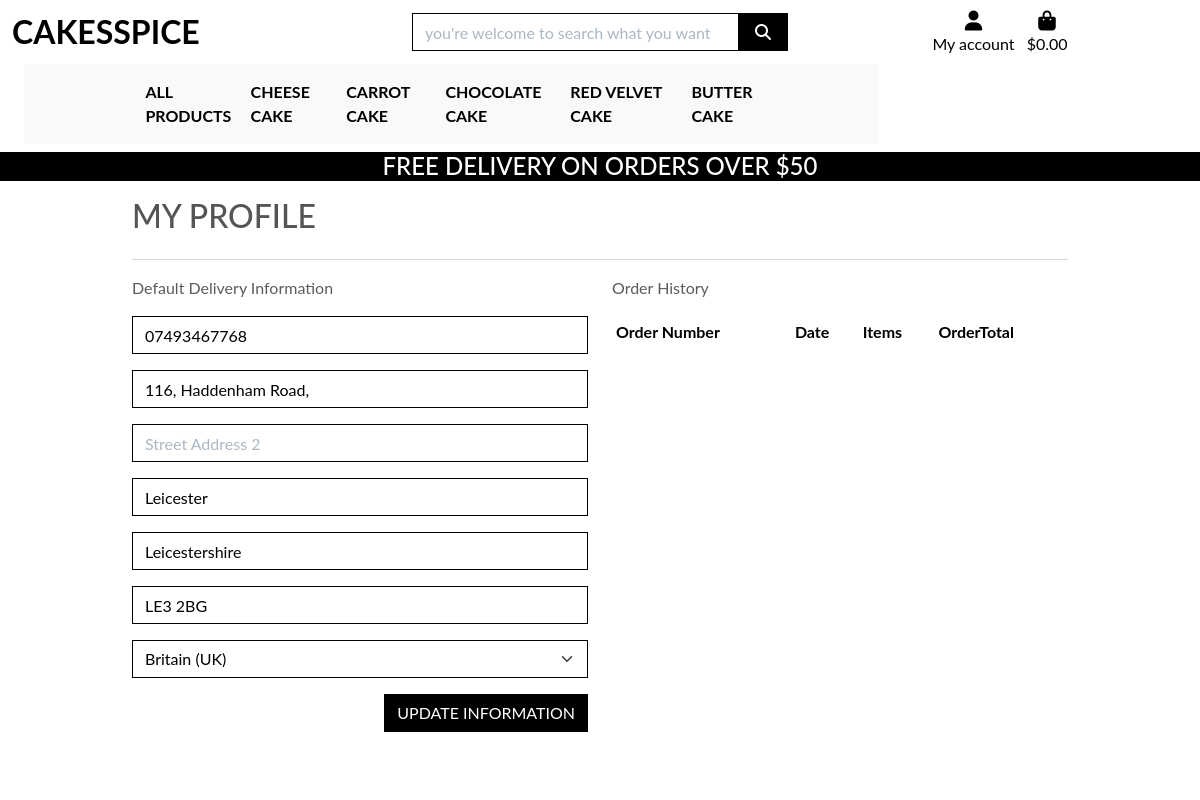
/profile/ (signed in), run on the app's committed database.
### profiles/models.py (models this page shows, shortened)
class UserProfile(models.Model):
    user = models.OneToOneField(User, on_delete=models.CASCADE)
    default_phone_number = models.CharField(max_length=20, null=True, blank=True)
    default_street_address1 = models.CharField(max_length=80, null=True, blank=True)
    default_street_address2 = models.CharField(max_length=80, null=True, blank=True)
    default_town_or_city = models.CharField(max_length=40, null=True, blank=True)
    default_county = models.CharField(max_length=80, null=True, blank=True)
    default_postcode = models.CharField(max_length=20, null=True, blank=True)
    default_country = CountryField(blank_label='Country', null=True, blank=True)

### profiles/views.py (the view)
# urls.py: path('', views.profile, name='profile'),
def profile(request):
    profile = get_object_or_404(UserProfile, user=request.user)
    if request.method == 'POST':
        form = UserProfileForm(request.POST, instance=profile)
        if form.is_valid():
            form.save()
            messages.success(request, 'Profile updated successfully')
        else:
            messages.error(request, 'Update failed. Please ensure the form is valid.')
    else:
        form = UserProfileForm(instance=profile)
    orders = profile.orders.all()
    template = 'profiles/profile.html'
    context = {
        'form': form,
        'orders': orders,
        'on_profile_page': True
    }
    return render(request, template, context)

### profiles/forms.py
class UserProfileForm(forms.ModelForm):
    class Meta:
        model = UserProfile
        exclude = ('user',)
    def __init__(self, *args, **kwargs):
        super().__init__(*args, **kwargs)
        placeholders = {
            'default_phone_number': 'Phone Number',
            'default_postcode': 'Postal Code',
            'default_town_or_city': 'Town or City',
            'default_street_address1': 'Street Address 1',
            'default_street_address2': 'Street Address 2',
            'default_county': 'County, State or Locality',
        }
        self.fields['default_phone_number'].widget.attrs['autofocus'] = True
        for field in self.fields:
            if field != 'default_country':
                if self.fields[field].required:
                    placeholder = f'{placeholders[field]} *'
                else:
                    placeholder = placeholders[field]
                self.fields[field].widget.attrs['placeholder'] = placeholder
            self.fields[field].widget.attrs['class'] = 'border-black rounded-0 profile-form-input'
            self.fields[field].label = False

### bag/context.py (called while the page is built, shortened)
def bag_contents(request):
    bag_items = []
    total = 0
    product_count = 0
    bag = request.session.get('bag', {})
    if not bag:
        return {
            'bag_items': bag_items,
            'total': total,
            'product_count': product_count,
            'delivery': 0,
            'free_delivery_delta': 0,
            'free_delivery_threshold': 0,
            'grand_total': 0
        }

### profiles/templates/profiles/profile.html (shortened to what this page needs)
{% extends "base.html" %}
{% load static %}
{% load crispy_forms_tags %}
{% block extra_css %}
    <link rel="stylesheet" href="{% static 'profiles/css/profile.css' %}">
{% endblock %}
{% block page_header %}
    <div class="container header-container">
    </div>
{% endblock %}
{% block content %}
    <div class="overlay"></div>
    <div class="container">
        <div class="row">
            <div class="col">
                <h2 class="logo-font mb-4">My Profile</h2>
                <hr>
            </div>
        </div>
        <div class="row">
            <div class="col-12 col-lg-6">
                <p class="text-muted">Default Delivery Information</p>
                <form class="mt-3" action="{% url 'profile' %}" method="POST" id="profile-update-form">
                    {{ form|crispy }}
                    <button class="btn btn-black rounded-0 text-uppercase float-right">Update Information</button>
                </form>
            </div>
            <div class="col-12 col-lg-6">
                <p class="text-muted">Order History</p>
                <div class="order-history table-responsive">
                    <table class="table table-sm table-borderless">
                        <thead>
                            <tr>
                                <th>Order Number</th>
                                <th>Date</th>
                                <th>Items</th>
                                <th>OrderTotal</th>
                            </tr>
                        </thead>
                    </table>
                </div>
            </div>
        </div>
{% endblock %}

### static/css/base.css (style rules this page uses)
html { height: 100%; }
body { background: url('/media/homepage_background_cropped.jpg') no-repeat center center fixed; background-size: cover; height: calc(100vh - 164px); color: #555; font-family: 'Lato'; }
.logo-font { text-transform: uppercase; }
.btn-black { background: black; color: white; }
.border-black { border: 1px solid black !important; }
.overlay { height: 100%; width: 100%; top: 0; left: 0; position: fixed; background: white; z-index: -1; }
@media (min-width: 1200px) { .container { max-width: 80%; } }
@media (min-width: 992px) { .header-container { padding-top: 164px; } }

### profiles/static/profiles/css/profile.css (style rules this page uses)
.order-history { max-height: 416px; overflow-y: auto; }
#profile-update-form .form-control { color: #000; }
#profile-update-form input::placeholder { color: #aab7c4; }
#id_default_country, #id_default_country option:not(:first-child) { color: #000; }

### data on the page
UserProfile: default_phone_number "07493467768", default_street_address1 "116, Haddenham Road,", default_town_or_city "Leicester", default_county "Leicestershire", default_postcode "LE3 2BG", default_country "Britain (UK)"

### other printed values
{{ free_delivery_threshold }} "0"
